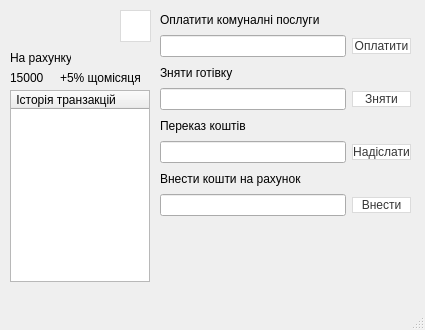
<?xml version="1.0" encoding="UTF-8"?>
<ui version="4.0">
 <class>Social</class>
 <widget class="QMainWindow" name="Social">
  <property name="geometry">
   <rect>
    <x>0</x>
    <y>0</y>
    <width>425</width>
    <height>330</height>
   </rect>
  </property>
  <property name="windowTitle">
   <string>Social Bank Account</string>
  </property>
  <property name="windowIcon">
   <iconset resource="resource.qrc">
    <normaloff>:/icons/icons/Bank.png</normaloff>:/icons/icons/Bank.png</iconset>
  </property>
  <widget class="QWidget" name="centralwidget">
   <widget class="QLabel" name="label_3">
    <property name="geometry">
     <rect>
      <x>10</x>
      <y>10</y>
      <width>30</width>
      <height>30</height>
     </rect>
    </property>
    <property name="text">
     <string/>
    </property>
    <property name="textFormat">
     <enum>Qt::PlainText</enum>
    </property>
    <property name="pixmap">
     <pixmap resource="resource.qrc">:/icons/icons/user_soc.png</pixmap>
    </property>
    <property name="scaledContents">
     <bool>true</bool>
    </property>
    <property name="alignment">
     <set>Qt::AlignCenter</set>
    </property>
   </widget>
   <widget class="QLabel" name="label_4">
    <property name="geometry">
     <rect>
      <x>10</x>
      <y>50</y>
      <width>61</width>
      <height>16</height>
     </rect>
    </property>
    <property name="text">
     <string>На рахунку</string>
    </property>
   </widget>
   <widget class="QTableWidget" name="tableWidget">
    <property name="geometry">
     <rect>
      <x>10</x>
      <y>90</y>
      <width>140</width>
      <height>192</height>
     </rect>
    </property>
    <attribute name="horizontalHeaderDefaultSectionSize">
     <number>140</number>
    </attribute>
    <attribute name="verticalHeaderDefaultSectionSize">
     <number>50</number>
    </attribute>
    <column>
     <property name="text">
      <string>	Історія транзакцій</string>
     </property>
     <property name="textAlignment">
      <set>AlignLeading|AlignVCenter</set>
     </property>
     <property name="icon">
      <iconset resource="resource.qrc">
       <normaloff>:/icons/icons/Invoice.png</normaloff>:/icons/icons/Invoice.png</iconset>
     </property>
    </column>
   </widget>
   <widget class="QPushButton" name="pushButton_deposit">
    <property name="geometry">
     <rect>
      <x>120</x>
      <y>10</y>
      <width>31</width>
      <height>32</height>
     </rect>
    </property>
    <property name="styleSheet">
     <string notr="true">QPushButton{
  background-color: #fff;
  border: 1px solid #dbdbdb;
  border-radius: .375em;
  color: #363636;
  font-family: &quot;Segoe UI&quot;;
  font-size: 1rem;
  height: 2.5em;
  line-height: 1.5;
  padding: calc(0.5em - 1px) 1em;
  position: relative;
  text-align: center;
  vertical-align: top;
  white-space: nowrap;
}

QPushButton::pressed {
  border-color: #4a4a4a;
  outline: 0;
}
</string>
    </property>
    <property name="text">
     <string/>
    </property>
    <property name="icon">
     <iconset resource="resource.qrc">
      <normaloff>:/icons/icons/money.png</normaloff>:/icons/icons/money.png</iconset>
    </property>
   </widget>
   <widget class="QWidget" name="layoutWidget">
    <property name="geometry">
     <rect>
      <x>160</x>
      <y>10</y>
      <width>251</width>
      <height>206</height>
     </rect>
    </property>
    <layout class="QGridLayout" name="gridLayout">
     <item row="3" column="0">
      <widget class="QLineEdit" name="lineEdit_bankomat"/>
     </item>
     <item row="1" column="0">
      <widget class="QLineEdit" name="lineEdit_comunalka"/>
     </item>
     <item row="6" column="0">
      <widget class="QLabel" name="label_7">
       <property name="text">
        <string>Внести кошти на рахунок</string>
       </property>
      </widget>
     </item>
     <item row="7" column="0">
      <widget class="QLineEdit" name="lineEdit_na_rachunok"/>
     </item>
     <item row="4" column="0">
      <widget class="QLabel" name="label_6">
       <property name="text">
        <string>Переказ коштів</string>
       </property>
      </widget>
     </item>
     <item row="0" column="0">
      <widget class="QLabel" name="label">
       <property name="text">
        <string>Оплатити комуналні послуги</string>
       </property>
      </widget>
     </item>
     <item row="2" column="0">
      <widget class="QLabel" name="label_2">
       <property name="text">
        <string>Зняти готівку</string>
       </property>
      </widget>
     </item>
     <item row="5" column="0">
      <widget class="QLineEdit" name="lineEdit_perekaz"/>
     </item>
     <item row="1" column="1">
      <widget class="QPushButton" name="pushButton_comunalka">
       <property name="styleSheet">
        <string notr="true">QPushButton{
  background-color: #fff;
  border: 1px solid #dbdbdb;
  border-radius: .375em;
  color: #363636;
  font-family: &quot;Segoe UI&quot;;
  font-size: 1rem;
  height: 2.5em;
  line-height: 1.5;
  padding: calc(0.5em - 1px) 1em;
  position: relative;
  text-align: center;
  vertical-align: top;
  white-space: nowrap;
}

QPushButton::pressed {
  border-color: #4a4a4a;
  outline: 0;
}
</string>
       </property>
       <property name="text">
        <string>Оплатити</string>
       </property>
      </widget>
     </item>
     <item row="3" column="1">
      <widget class="QPushButton" name="pushButton_bankomat">
       <property name="styleSheet">
        <string notr="true">QPushButton{
  background-color: #fff;
  border: 1px solid #dbdbdb;
  border-radius: .375em;
  color: #363636;
  font-family: &quot;Segoe UI&quot;;
  font-size: 1rem;
  height: 2.5em;
  line-height: 1.5;
  padding: calc(0.5em - 1px) 1em;
  position: relative;
  text-align: center;
  vertical-align: top;
  white-space: nowrap;
}

QPushButton::pressed {
  border-color: #4a4a4a;
  outline: 0;
}
</string>
       </property>
       <property name="text">
        <string>Зняти</string>
       </property>
      </widget>
     </item>
     <item row="5" column="1">
      <widget class="QPushButton" name="pushButton_perekaz">
       <property name="styleSheet">
        <string notr="true">QPushButton{
  background-color: #fff;
  border: 1px solid #dbdbdb;
  border-radius: .375em;
  color: #363636;
  font-family: &quot;Segoe UI&quot;;
  font-size: 1rem;
  height: 2.5em;
  line-height: 1.5;
  padding: calc(0.5em - 1px) 1em;
  position: relative;
  text-align: center;
  vertical-align: top;
  white-space: nowrap;
}

QPushButton::pressed {
  border-color: #4a4a4a;
  outline: 0;
}
</string>
       </property>
       <property name="text">
        <string>Надіслати</string>
       </property>
      </widget>
     </item>
     <item row="7" column="1">
      <widget class="QPushButton" name="pushButton_na_rahunok">
       <property name="styleSheet">
        <string notr="true">QPushButton{
  background-color: #fff;
  border: 1px solid #dbdbdb;
  border-radius: .375em;
  color: #363636;
  font-family: &quot;Segoe UI&quot;;
  font-size: 1rem;
  height: 2.5em;
  line-height: 1.5;
  padding: calc(0.5em - 1px) 1em;
  position: relative;
  text-align: center;
  vertical-align: top;
  white-space: nowrap;
}

QPushButton::pressed {
  border-color: #4a4a4a;
  outline: 0;
}
</string>
       </property>
       <property name="text">
        <string>Внести</string>
       </property>
      </widget>
     </item>
    </layout>
   </widget>
   <widget class="QWidget" name="layoutWidget">
    <property name="geometry">
     <rect>
      <x>10</x>
      <y>70</y>
      <width>131</width>
      <height>16</height>
     </rect>
    </property>
    <layout class="QHBoxLayout" name="horizontalLayout">
     <item>
      <widget class="QLabel" name="label_money">
       <property name="text">
        <string>15000</string>
       </property>
      </widget>
     </item>
     <item>
      <widget class="QLabel" name="label_8">
       <property name="text">
        <string>+5% щомісяця</string>
       </property>
      </widget>
     </item>
    </layout>
   </widget>
  </widget>
  <widget class="QMenuBar" name="menubar">
   <property name="geometry">
    <rect>
     <x>0</x>
     <y>0</y>
     <width>425</width>
     <height>17</height>
    </rect>
   </property>
  </widget>
  <widget class="QStatusBar" name="statusbar"/>
 </widget>
 <resources>
  <include location="resource.qrc"/>
 </resources>
 <connections/>
</ui>
